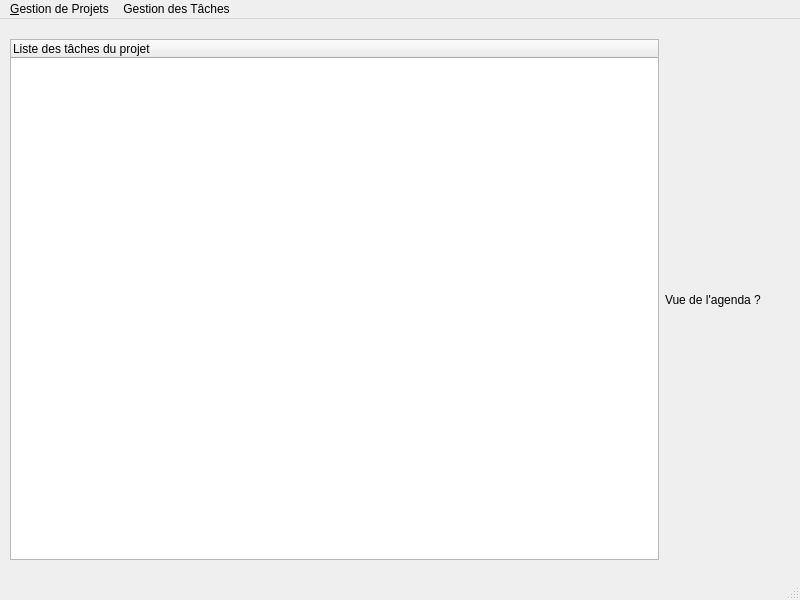
<?xml version="1.0" encoding="UTF-8"?>
<ui version="4.0">
 <class>MainWindow</class>
 <widget class="QMainWindow" name="MainWindow">
  <property name="geometry">
   <rect>
    <x>0</x>
    <y>0</y>
    <width>800</width>
    <height>600</height>
   </rect>
  </property>
  <property name="windowTitle">
   <string>Project Manager</string>
  </property>
  <widget class="QWidget" name="centralwidget">
   <widget class="QWidget" name="layoutWidget">
    <property name="geometry">
     <rect>
      <x>10</x>
      <y>20</y>
      <width>751</width>
      <height>521</height>
     </rect>
    </property>
    <layout class="QHBoxLayout" name="horizontalLayout">
     <item>
      <widget class="QTreeWidget" name="TreeView">
       <column>
        <property name="text">
         <string>Liste des tâches du projet</string>
        </property>
       </column>
      </widget>
     </item>
     <item>
      <widget class="QLabel" name="label">
       <property name="text">
        <string>Vue de l'agenda ?</string>
       </property>
      </widget>
     </item>
    </layout>
   </widget>
  </widget>
  <widget class="QMenuBar" name="menubar">
   <property name="geometry">
    <rect>
     <x>0</x>
     <y>0</y>
     <width>800</width>
     <height>27</height>
    </rect>
   </property>
   <widget class="QMenu" name="menuProject_Manager">
    <property name="title">
     <string>&amp;Gestion de Projets</string>
    </property>
    <addaction name="separator"/>
    <addaction name="actionAjouter_un_Projet"/>
    <addaction name="actionSupprimer_un_Projet"/>
    <addaction name="separator"/>
    <addaction name="actionAjouter_une_T_che_Unitaire"/>
    <addaction name="actionAjouter_une_T_che_Composite"/>
    <addaction name="actionSupprimer_une_T_che"/>
   </widget>
   <widget class="QMenu" name="menuGestion_des_T_ches">
    <property name="title">
     <string>Gestion des Tâches</string>
    </property>
    <addaction name="actionModifier_une_T_che"/>
    <addaction name="separator"/>
    <addaction name="actionAjouter_une_contrainte_de_pr_c_dence"/>
    <addaction name="actionSupprimer_une_Contrainte_de_Pr_c_dence"/>
    <addaction name="separator"/>
    <addaction name="actionAjouter_une_Composition"/>
    <addaction name="actionSupprimer_une_Composition"/>
   </widget>
   <addaction name="menuProject_Manager"/>
   <addaction name="menuGestion_des_T_ches"/>
  </widget>
  <widget class="QStatusBar" name="statusbar"/>
  <action name="actionAjouter_un_Projet">
   <property name="enabled">
    <bool>true</bool>
   </property>
   <property name="text">
    <string>&amp;Ajouter un Projet</string>
   </property>
  </action>
  <action name="actionSupprimer_un_Projet">
   <property name="text">
    <string>&amp;Supprimer un Projet</string>
   </property>
  </action>
  <action name="actionAjouter_une_T_che_Unitaire">
   <property name="text">
    <string>&amp;Ajouter une Tâche Unitaire</string>
   </property>
  </action>
  <action name="actionAjouter_une_T_che_Composite">
   <property name="text">
    <string>&amp;Ajouter une Tâche Composite</string>
   </property>
  </action>
  <action name="actionSupprimer_une_T_che">
   <property name="text">
    <string>&amp;Supprimer une Tâche</string>
   </property>
  </action>
  <action name="actionModifier_une_T_che">
   <property name="text">
    <string>&amp;Modifier une Tâche</string>
   </property>
  </action>
  <action name="actionAjouter_une_contrainte_de_pr_c_dence">
   <property name="text">
    <string>&amp;Ajouter une Contrainte de Précédence</string>
   </property>
  </action>
  <action name="actionSupprimer_une_Contrainte_de_Pr_c_dence">
   <property name="text">
    <string>&amp;Supprimer une Contrainte de Précédence</string>
   </property>
  </action>
  <action name="actionAjouter_une_Composition">
   <property name="text">
    <string>&amp;Ajouter une Composition</string>
   </property>
  </action>
  <action name="actionSupprimer_une_Composition">
   <property name="text">
    <string>&amp;Supprimer une Composition</string>
   </property>
  </action>
 </widget>
 <resources/>
 <connections/>
</ui>
